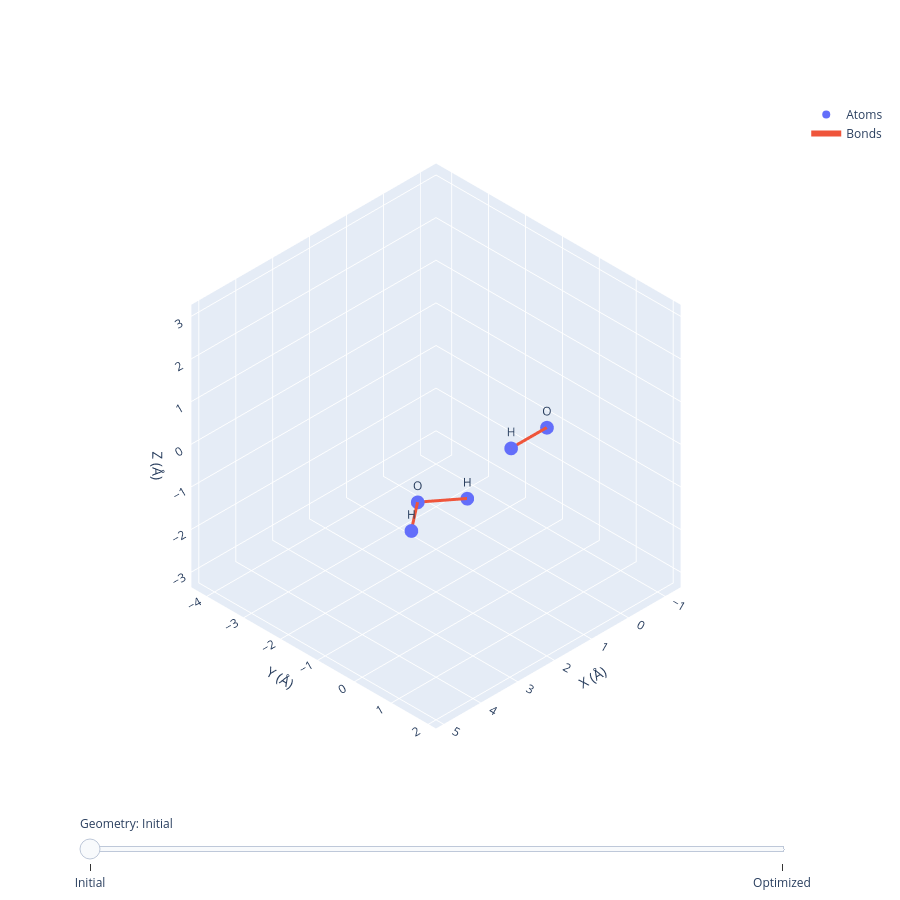

Source (notebook cell):
### Code cell
# Save to pick up later by ChimeraX
reload(Hh)
optimization_file = "optimization.xyz"
Hh.savexyz(
    optimization_file,
    x0_xyz,
    mol,
    result,
    water_H1_ref,
    water_H2_ref,
    water_M_ref
)
# Display right now
u = mda.Universe(optimization_file, format="XYZ")
print("Number of frames:", len(u.trajectory))
Hh.visualize_H2O_hydroxide(u)

### Figure 1 — Plotly figure (JSON) as saved in the notebook; plotly's stock layout.template omitted (floating-point values rounded to 4 significant figures)
{"data": [{"marker": {"size": 8}, "mode": "markers+text", "name": "Atoms", "text": ["O", "H", "O", "H", "H"], "type": "scatter3d", "x": [0.0, 0.97, 3.5, 4.257, 2.743], "y": [0.0, 0.0, 0.0, 0.586, 0.586], "z": [0.0, 0.0, 0.0, 0.0, 0.0]}, {"line": {"width": 6}, "mode": "lines", "name": "Bonds", "type": "scatter3d", "x": [0, 0.97, null, 3.5, 4.257, null, 3.5, 2.743, null], "y": [0, 0, null, 0, 0.586, null, 0, 0.586, null], "z": [0, 0, null, 0, 0, null, 0, 0, null]}], "layout": {"height": 900, "scene": {"aspectmode": "cube", "camera": {"projection": {"type": "orthographic"}}, "xaxis": {"range": [-1.423, 5.204], "title": {"text": "X (Å)"}}, "yaxis": {"range": [-4.424, 2.203], "title": {"text": "Y (Å)"}}, "zaxis": {"range": [-3.357, 3.27], "title": {"text": "Z (Å)"}}}, "sliders": [{"active": 0, "currentvalue": {"prefix": "Geometry: "}, "steps": [{"args": [["0"], {"frame": {"duration": 0, "redraw": true}, "mode": "immediate", "transition": {"duration": 0}}], "label": "Initial", "method": "animate"}, {"args": [["1"], {"frame": {"duration": 0, "redraw": true}, "mode": "immediate", "transition": {"duration": 0}}], "label": "Optimized", "method": "animate"}]}], "width": 900}}
